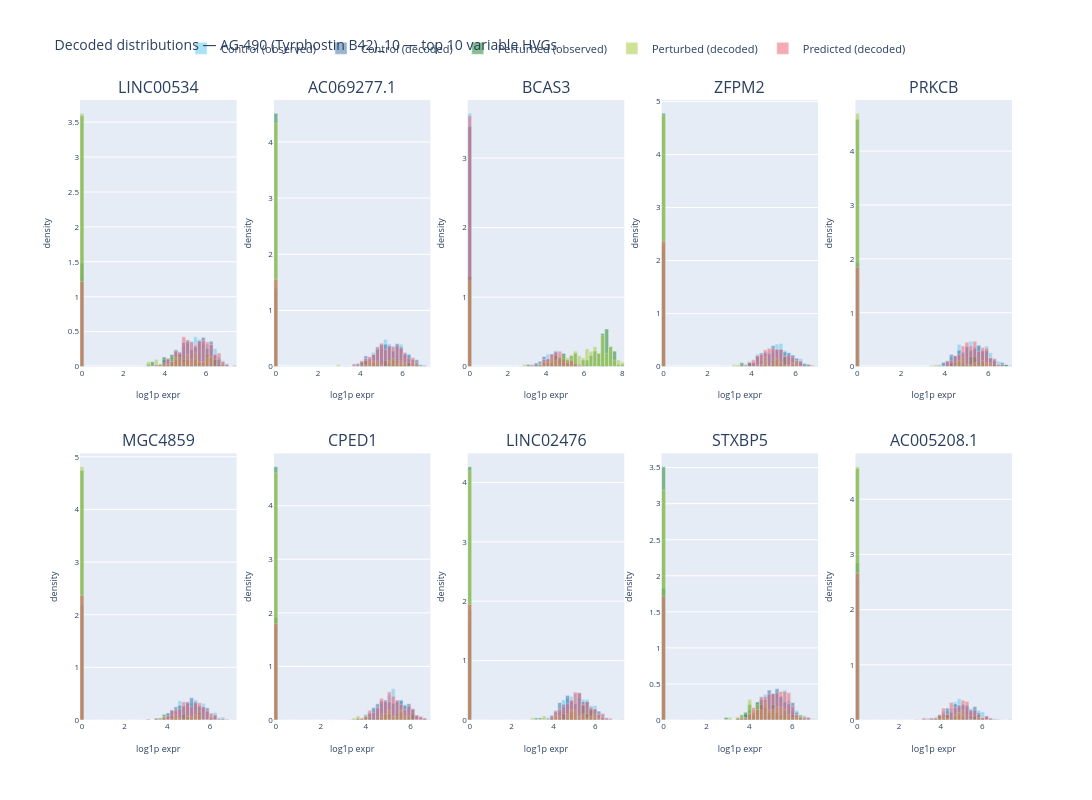

The notebook cell this image was saved under:
### Code cell
import plotly.graph_objects as go
from plotly.subplots import make_subplots
from models.flow import sample_ode

# --- pick a held-out perturbation for K562 ---
held_out_dose_strs = sorted(
    adata.obs.loc[is_held_out & (adata.obs["cell_type"] == test_cell_type), "product_dose"].unique()
)
example_pd = next(pd for pd in held_out_dose_strs if pd in pert_to_idx)
print(f"Example perturbation: {example_pd}")

# --- get K562 control cells in latent space ---
is_ctrl_k562 = (adata.obs["vehicle"] == 1) & (adata.obs["cell_type"] == test_cell_type)
adata_ctrl_hvg = adata[is_ctrl_k562, ae_hvg_names].copy()

X_ctrl_raw = adata_ctrl_hvg.X.toarray() if hasattr(adata_ctrl_hvg.X, "toarray") else adata_ctrl_hvg.X
X_ctrl_t = torch.tensor(X_ctrl_raw, dtype=torch.float32, device=device)
ctrl_lib = X_ctrl_t.sum(dim=1).clamp(min=1)  # 1D for decode
x_ctrl_log = torch.log1p(X_ctrl_t / ctrl_lib.unsqueeze(-1) * 1e4)

# observed control log1p
ctrl_lib_np = X_ctrl_raw.sum(axis=1, keepdims=True)
log1p_ctrl_obs = np.log1p(X_ctrl_raw / np.maximum(ctrl_lib_np, 1) * 1e4)

with torch.no_grad():
    z_ctrl = ae_model.encode(x_ctrl_log)

n_ctrl = z_ctrl.shape[0]
ctrl_obs_df = adata[is_ctrl_k562].obs
cond_ctrl = {
    "perturbations": torch.full((n_ctrl,), pert_to_idx[example_pd], dtype=torch.long),
    "perturbation_covariates": {},
    "sample_covariates": {
        "replicate": torch.tensor([rep_to_idx[r] for r in ctrl_obs_df["replicate"]], dtype=torch.long),
        "cell_type": torch.tensor([ct_to_idx[c] for c in ctrl_obs_df["cell_type"]], dtype=torch.long),
    },
}

model.eval()
with torch.no_grad():
    z_pred = sample_ode(model, z_ctrl, cond_ctrl, method="rk4", time=1.0)


# --- decode by sampling from NB (produces real zeros) ---
def decode_nb_sample(ae, z, lib_size):
    """Decode latent z to log1p-normalized expression by sampling from the NB distribution."""
    with torch.no_grad():
        mu, theta = ae.decode(z, lib_size)
        p = mu / (mu + theta + 1e-8)
        nb_counts = torch.distributions.NegativeBinomial(total_count=theta, probs=p).sample()
        sample_lib = nb_counts.sum(dim=-1, keepdim=True).clamp(min=1)
        return torch.log1p(nb_counts / sample_lib * 1e4).cpu().numpy()


log1p_ctrl_dec = decode_nb_sample(ae_model, z_ctrl, ctrl_lib)
log1p_pred = decode_nb_sample(ae_model, z_pred, ctrl_lib)

# --- ground truth perturbed cells ---
is_gt = is_held_out & (adata.obs["product_dose"] == example_pd)
adata_gt_hvg = adata[is_gt, ae_hvg_names].copy()
X_gt_raw = adata_gt_hvg.X.toarray() if hasattr(adata_gt_hvg.X, "toarray") else adata_gt_hvg.X
gt_lib_np = X_gt_raw.sum(axis=1, keepdims=True)
log1p_gt = np.log1p(X_gt_raw / np.maximum(gt_lib_np, 1) * 1e4)

# encode then decode ground truth perturbed cells (round-trip check)
X_gt_t = torch.tensor(X_gt_raw, dtype=torch.float32, device=device)
gt_lib_t = X_gt_t.sum(dim=1).clamp(min=1)
x_gt_log = torch.log1p(X_gt_t / gt_lib_t.unsqueeze(-1) * 1e4)
with torch.no_grad():
    z_gt = ae_model.encode(x_gt_log)
log1p_gt_dec = decode_nb_sample(ae_model, z_gt, gt_lib_t)

# --- pick top variable genes from OBSERVED data ---
combined_obs = np.concatenate([log1p_ctrl_obs, log1p_gt], axis=0)
gene_var = combined_obs.var(axis=0)
top_idx = np.argsort(gene_var)[::-1][:10]
gene_names = list(np.array(ae_hvg_names)[top_idx])

TRACES = [
    ("Control (observed)", log1p_ctrl_obs, "#66CCEE"),
    ("Control (decoded)", log1p_ctrl_dec, "#4477AA"),
    ("Perturbed (observed)", log1p_gt, "#228833"),
    ("Perturbed (decoded)", log1p_gt_dec, "#AACC44"),
    ("Predicted (decoded)", log1p_pred, "#EE6677"),
]
BINS = 40
NCOLS = 5
NROWS = 2

fig = make_subplots(
    rows=NROWS,
    cols=NCOLS,
    subplot_titles=gene_names,
    horizontal_spacing=0.04,
    vertical_spacing=0.14,
)

for plot_i, (g_idx, g_name) in enumerate(zip(top_idx, gene_names)):
    row = plot_i // NCOLS + 1
    col = plot_i % NCOLS + 1
    show_legend = plot_i == 0

    all_vals = np.concatenate([data[:, g_idx] for _, data, _ in TRACES])
    bin_edges = np.linspace(0, all_vals.max() + 0.1, BINS + 1)

    for label, data, color in TRACES:
        counts, edges = np.histogram(data[:, g_idx], bins=bin_edges, density=True)
        fig.add_trace(
            go.Bar(
                x=edges[:-1],
                y=counts,
                width=np.diff(edges),
                name=label,
                legendgroup=label,
                showlegend=show_legend,
                marker_color=color,
                opacity=0.55,
                offsetgroup=label,
            ),
            row=row,
            col=col,
        )

fig.update_layout(
    barmode="overlay",
    title_text=f"Decoded distributions — {example_pd} — top 10 variable HVGs",
    title_font_size=14,
    legend=dict(
        orientation="h",
        yanchor="bottom",
        y=1.06,
        xanchor="center",
        x=0.5,
        font_size=11,
    ),
    height=800,
    width=2400,
    bargap=0,
)
fig.update_xaxes(title_text="log1p expr", title_font_size=9, tickfont_size=8)
fig.update_yaxes(title_text="density", title_font_size=9, tickfont_size=8)
fig.show()
